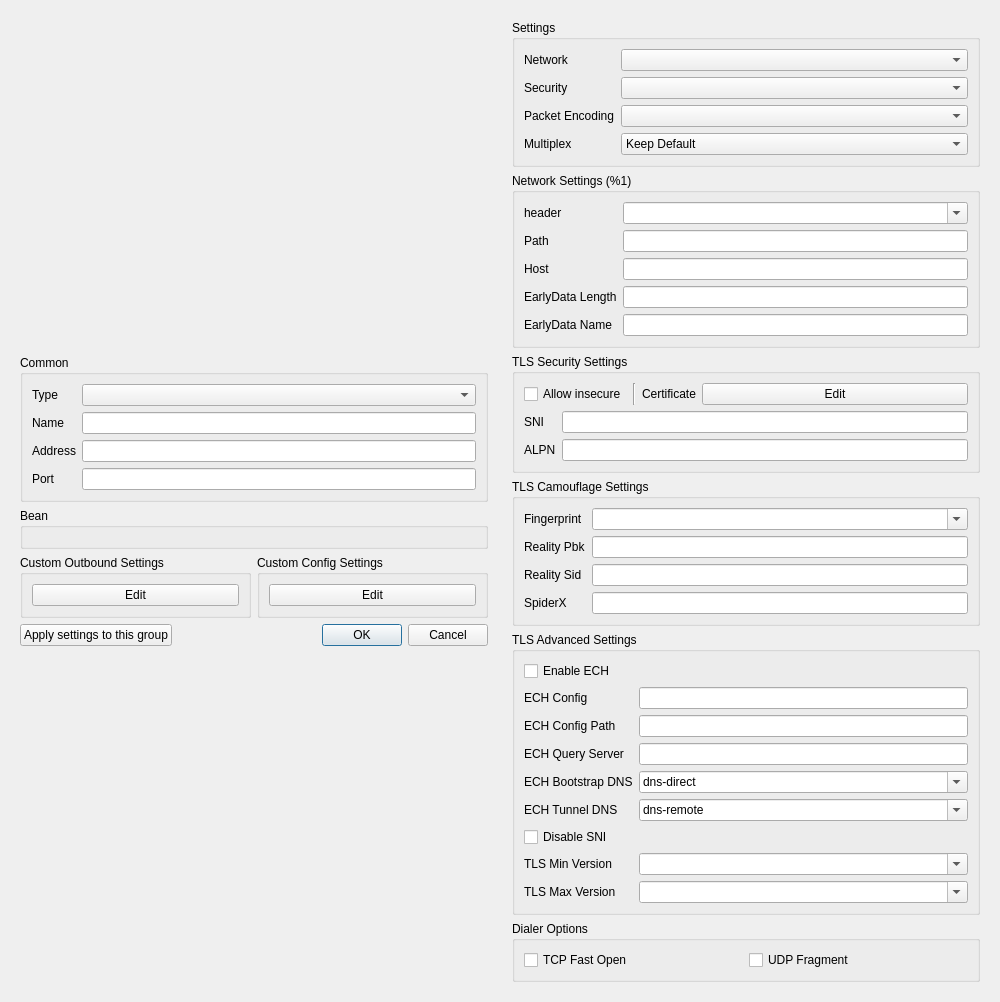
<?xml version="1.0" encoding="UTF-8"?>
<ui version="4.0">
 <class>DialogEditProfile</class>
 <widget class="QDialog" name="DialogEditProfile">
  <property name="geometry">
   <rect>
    <x>0</x>
    <y>0</y>
    <width>1000</width>
    <height>802</height>
   </rect>
  </property>
  <property name="sizePolicy">
   <sizepolicy hsizetype="Preferred" vsizetype="Preferred">
    <horstretch>0</horstretch>
    <verstretch>0</verstretch>
   </sizepolicy>
  </property>
  <property name="windowTitle">
   <string>Edit</string>
  </property>
  <layout class="QHBoxLayout" name="dialog_layout">
   <item>
    <widget class="QWidget" name="left_w" native="true">
     <property name="sizePolicy">
      <sizepolicy hsizetype="Minimum" vsizetype="Maximum">
       <horstretch>0</horstretch>
       <verstretch>0</verstretch>
      </sizepolicy>
     </property>
     <property name="minimumSize">
      <size>
       <width>400</width>
       <height>0</height>
      </size>
     </property>
     <layout class="QVBoxLayout" name="left">
      <property name="sizeConstraint">
       <enum>QLayout::SetDefaultConstraint</enum>
      </property>
      <item>
       <widget class="QGroupBox" name="groupBox">
        <property name="sizePolicy">
         <sizepolicy hsizetype="Preferred" vsizetype="Maximum">
          <horstretch>0</horstretch>
          <verstretch>0</verstretch>
         </sizepolicy>
        </property>
        <property name="title">
         <string>Common</string>
        </property>
        <layout class="QVBoxLayout" name="verticalLayout_3">
         <item>
          <layout class="QGridLayout" name="gridLayout_2">
           <item row="2" column="1">
            <widget class="MyLineEdit" name="address"/>
           </item>
           <item row="1" column="1">
            <widget class="MyLineEdit" name="name"/>
           </item>
           <item row="3" column="1">
            <widget class="QLineEdit" name="port"/>
           </item>
           <item row="0" column="0">
            <widget class="QLabel" name="type_l">
             <property name="text">
              <string>Type</string>
             </property>
            </widget>
           </item>
           <item row="3" column="0">
            <widget class="QLabel" name="port_l">
             <property name="text">
              <string>Port</string>
             </property>
            </widget>
           </item>
           <item row="2" column="0">
            <widget class="QLabel" name="address_l">
             <property name="text">
              <string>Address</string>
             </property>
            </widget>
           </item>
           <item row="1" column="0">
            <widget class="QLabel" name="label">
             <property name="text">
              <string>Name</string>
             </property>
            </widget>
           </item>
           <item row="0" column="1">
            <widget class="QComboBox" name="type"/>
           </item>
          </layout>
         </item>
        </layout>
       </widget>
      </item>
      <item>
       <widget class="QGroupBox" name="bean">
        <property name="sizePolicy">
         <sizepolicy hsizetype="Preferred" vsizetype="Maximum">
          <horstretch>0</horstretch>
          <verstretch>0</verstretch>
         </sizepolicy>
        </property>
        <property name="title">
         <string notr="true">Bean</string>
        </property>
        <layout class="QVBoxLayout" name="verticalLayout_4">
         <item>
          <widget class="QWidget" name="fake" native="true"/>
         </item>
        </layout>
       </widget>
      </item>
      <item>
       <layout class="QHBoxLayout" name="horizontalLayout_2">
        <item>
         <widget class="QGroupBox" name="custom_box">
          <property name="sizePolicy">
           <sizepolicy hsizetype="Preferred" vsizetype="Maximum">
            <horstretch>0</horstretch>
            <verstretch>0</verstretch>
           </sizepolicy>
          </property>
          <property name="title">
           <string>Custom Outbound Settings</string>
          </property>
          <layout class="QVBoxLayout" name="verticalLayout_5">
           <item>
            <widget class="QPushButton" name="custom_outbound_edit">
             <property name="text">
              <string notr="true">Edit</string>
             </property>
            </widget>
           </item>
          </layout>
         </widget>
        </item>
        <item>
         <widget class="QGroupBox" name="custom_global_box">
          <property name="title">
           <string>Custom Config Settings</string>
          </property>
          <layout class="QHBoxLayout" name="horizontalLayout_3">
           <item>
            <widget class="QPushButton" name="custom_config_edit">
             <property name="text">
              <string notr="true">Edit</string>
             </property>
            </widget>
           </item>
          </layout>
         </widget>
        </item>
       </layout>
      </item>
      <item>
       <layout class="QHBoxLayout" name="horizontalLayout_4">
        <item>
         <widget class="QPushButton" name="apply_to_group">
          <property name="text">
           <string>Apply settings to this group</string>
          </property>
         </widget>
        </item>
        <item>
         <widget class="QDialogButtonBox" name="buttonBox">
          <property name="sizePolicy">
           <sizepolicy hsizetype="Expanding" vsizetype="Fixed">
            <horstretch>0</horstretch>
            <verstretch>0</verstretch>
           </sizepolicy>
          </property>
          <property name="orientation">
           <enum>Qt::Horizontal</enum>
          </property>
          <property name="standardButtons">
           <set>QDialogButtonBox::Cancel|QDialogButtonBox::Ok</set>
          </property>
         </widget>
        </item>
       </layout>
      </item>
     </layout>
    </widget>
   </item>
   <item>
    <widget class="QWidget" name="right_all_w" native="true">
     <property name="sizePolicy">
      <sizepolicy hsizetype="Preferred" vsizetype="Maximum">
       <horstretch>0</horstretch>
       <verstretch>0</verstretch>
      </sizepolicy>
     </property>
     <property name="minimumSize">
      <size>
       <width>400</width>
       <height>0</height>
      </size>
     </property>
     <property name="toolTip">
      <string/>
     </property>
     <layout class="QVBoxLayout" name="right_layout">
      <property name="sizeConstraint">
       <enum>QLayout::SetDefaultConstraint</enum>
      </property>
      <item>
       <widget class="QGroupBox" name="stream_box">
        <property name="sizePolicy">
         <sizepolicy hsizetype="Preferred" vsizetype="Maximum">
          <horstretch>0</horstretch>
          <verstretch>0</verstretch>
         </sizepolicy>
        </property>
        <property name="title">
         <string>Settings</string>
        </property>
        <layout class="QVBoxLayout" name="verticalLayout">
         <item>
          <layout class="QGridLayout" name="_2">
           <item row="0" column="1">
            <widget class="QComboBox" name="network">
             <property name="sizePolicy">
              <sizepolicy hsizetype="Expanding" vsizetype="Fixed">
               <horstretch>0</horstretch>
               <verstretch>0</verstretch>
              </sizepolicy>
             </property>
             <item>
              <property name="text">
               <string notr="true"/>
              </property>
             </item>
             <item>
              <property name="text">
               <string notr="true">tcp</string>
              </property>
             </item>
             <item>
              <property name="text">
               <string notr="true">ws</string>
              </property>
             </item>
             <item>
              <property name="text">
               <string notr="true">httpupgrade</string>
              </property>
             </item>
             <item>
              <property name="text">
               <string notr="true">http</string>
              </property>
             </item>
             <item>
              <property name="text">
               <string notr="true">grpc</string>
              </property>
             </item>
             <item>
              <property name="text">
               <string notr="true">quic</string>
              </property>
             </item>
            </widget>
           </item>
           <item row="2" column="1">
            <widget class="QComboBox" name="packet_encoding">
             <item>
              <property name="text">
               <string notr="true"/>
              </property>
             </item>
             <item>
              <property name="text">
               <string notr="true">packetaddr</string>
              </property>
             </item>
             <item>
              <property name="text">
               <string notr="true">xudp</string>
              </property>
             </item>
            </widget>
           </item>
           <item row="0" column="0">
            <widget class="QLabel" name="network_l">
             <property name="toolTip">
              <string>The underlying transport method. It must be consistent with the server, otherwise, the connection cannot be established.</string>
             </property>
             <property name="text">
              <string>Network</string>
             </property>
            </widget>
           </item>
           <item row="1" column="1">
            <widget class="QComboBox" name="security">
             <item>
              <property name="text">
               <string notr="true"/>
              </property>
             </item>
             <item>
              <property name="text">
               <string notr="true">tls</string>
              </property>
             </item>
            </widget>
           </item>
           <item row="1" column="0">
            <widget class="QLabel" name="security_l">
             <property name="toolTip">
              <string>Transport Layer Security. It must be consistent with the server, otherwise, the connection cannot be established.</string>
             </property>
             <property name="text">
              <string>Security</string>
             </property>
            </widget>
           </item>
           <item row="2" column="0">
            <widget class="QLabel" name="packet_encoding_l">
             <property name="toolTip">
              <string>UDP FullCone Packet encoding for implementing features such as UDP FullCone. Server support is required, if the wrong selection is made, the connection cannot be made. Please leave it blank.</string>
             </property>
             <property name="text">
              <string>Packet Encoding</string>
             </property>
            </widget>
           </item>
           <item row="3" column="0">
            <widget class="QLabel" name="multiplex_l">
             <property name="toolTip">
              <string>Server support is required</string>
             </property>
             <property name="text">
              <string>Multiplex</string>
             </property>
            </widget>
           </item>
           <item row="3" column="1">
            <widget class="QComboBox" name="multiplex">
             <item>
              <property name="text">
               <string>Keep Default</string>
              </property>
             </item>
             <item>
              <property name="text">
               <string>On</string>
              </property>
             </item>
             <item>
              <property name="text">
               <string>Off</string>
              </property>
             </item>
            </widget>
           </item>
          </layout>
         </item>
        </layout>
       </widget>
      </item>
      <item>
       <widget class="QGroupBox" name="network_box">
        <property name="sizePolicy">
         <sizepolicy hsizetype="Preferred" vsizetype="Maximum">
          <horstretch>0</horstretch>
          <verstretch>0</verstretch>
         </sizepolicy>
        </property>
        <property name="title">
         <string>Network Settings (%1)</string>
        </property>
        <layout class="QGridLayout" name="gridLayout">
         <item row="1" column="0">
          <widget class="QLabel" name="path_l">
           <property name="toolTip">
            <string notr="true">http path (ws/http/伪装http)
serviceName (gRPC)
key (QUIC)</string>
           </property>
           <property name="text">
            <string notr="true">Path</string>
           </property>
          </widget>
         </item>
         <item row="2" column="1">
          <widget class="MyLineEdit" name="host"/>
         </item>
         <item row="2" column="0">
          <widget class="QLabel" name="host_l">
           <property name="toolTip">
            <string notr="true">http host (ws/http/伪装http)
security (QUIC)</string>
           </property>
           <property name="text">
            <string notr="true">Host</string>
           </property>
          </widget>
         </item>
         <item row="0" column="0">
          <widget class="QLabel" name="header_type_l">
           <property name="sizePolicy">
            <sizepolicy hsizetype="Maximum" vsizetype="Preferred">
             <horstretch>0</horstretch>
             <verstretch>0</verstretch>
            </sizepolicy>
           </property>
           <property name="toolTip">
            <string notr="true">伪装头部类型 (tcp/quic)</string>
           </property>
           <property name="text">
            <string notr="true">header</string>
           </property>
          </widget>
         </item>
         <item row="1" column="1">
          <widget class="MyLineEdit" name="path"/>
         </item>
         <item row="0" column="1">
          <widget class="QComboBox" name="header_type">
           <property name="sizePolicy">
            <sizepolicy hsizetype="Minimum" vsizetype="Fixed">
             <horstretch>0</horstretch>
             <verstretch>0</verstretch>
            </sizepolicy>
           </property>
           <property name="editable">
            <bool>true</bool>
           </property>
           <item>
            <property name="text">
             <string notr="true"/>
            </property>
           </item>
           <item>
            <property name="text">
             <string notr="true">http</string>
            </property>
           </item>
          </widget>
         </item>
         <item row="3" column="1">
          <widget class="MyLineEdit" name="ws_early_data_length"/>
         </item>
         <item row="3" column="0">
          <widget class="QLabel" name="ws_early_data_length_l">
           <property name="text">
            <string notr="true">EarlyData Length</string>
           </property>
          </widget>
         </item>
         <item row="4" column="1">
          <widget class="MyLineEdit" name="ws_early_data_name"/>
         </item>
         <item row="4" column="0">
          <widget class="QLabel" name="ws_early_data_name_l">
           <property name="text">
            <string notr="true">EarlyData Name</string>
           </property>
          </widget>
         </item>
        </layout>
       </widget>
      </item>
      <item>
       <widget class="QGroupBox" name="security_box">
        <property name="sizePolicy">
         <sizepolicy hsizetype="Preferred" vsizetype="Maximum">
          <horstretch>0</horstretch>
          <verstretch>0</verstretch>
         </sizepolicy>
        </property>
        <property name="title">
         <string>TLS Security Settings</string>
        </property>
        <layout class="QVBoxLayout" name="verticalLayout_2">
         <item>
          <layout class="QHBoxLayout" name="horizontalLayout">
           <item>
            <widget class="QCheckBox" name="insecure">
             <property name="sizePolicy">
              <sizepolicy hsizetype="Maximum" vsizetype="Fixed">
               <horstretch>0</horstretch>
               <verstretch>0</verstretch>
              </sizepolicy>
             </property>
             <property name="toolTip">
              <string>When enabled, V2Ray will not check the validity of the TLS certificate provided by the remote host (the security is equivalent to plaintext)</string>
             </property>
             <property name="text">
              <string>Allow insecure</string>
             </property>
            </widget>
           </item>
           <item>
            <widget class="Line" name="line">
             <property name="orientation">
              <enum>Qt::Vertical</enum>
             </property>
            </widget>
           </item>
           <item>
            <widget class="QLabel" name="label_6">
             <property name="sizePolicy">
              <sizepolicy hsizetype="Maximum" vsizetype="Preferred">
               <horstretch>0</horstretch>
               <verstretch>0</verstretch>
              </sizepolicy>
             </property>
             <property name="toolTip">
              <string notr="true"/>
             </property>
             <property name="text">
              <string>Certificate</string>
             </property>
            </widget>
           </item>
           <item>
            <widget class="QPushButton" name="certificate_edit">
             <property name="text">
              <string notr="true">Edit</string>
             </property>
            </widget>
           </item>
          </layout>
         </item>
         <item>
          <layout class="QGridLayout" name="_3">
           <item row="0" column="1">
            <widget class="MyLineEdit" name="sni"/>
           </item>
           <item row="0" column="0">
            <widget class="QLabel" name="label_5">
             <property name="toolTip">
              <string>Server name indication, clear text.</string>
             </property>
             <property name="text">
              <string notr="true">SNI</string>
             </property>
            </widget>
           </item>
           <item row="1" column="0">
            <widget class="QLabel" name="label_8">
             <property name="toolTip">
              <string>Application layer protocol negotiation, clear text. Please separate them with commas.</string>
             </property>
             <property name="text">
              <string notr="true">ALPN</string>
             </property>
            </widget>
           </item>
           <item row="1" column="1">
            <widget class="MyLineEdit" name="alpn"/>
           </item>
          </layout>
         </item>
        </layout>
       </widget>
      </item>
      <item>
       <widget class="QGroupBox" name="tls_camouflage_box">
        <property name="title">
         <string>TLS Camouflage Settings</string>
        </property>
        <layout class="QGridLayout" name="gridLayout_3">
         <item row="0" column="1">
          <widget class="QComboBox" name="utlsFingerprint">
           <property name="editable">
            <bool>true</bool>
           </property>
          </widget>
         </item>
         <item row="0" column="0">
          <widget class="QLabel" name="label_2">
           <property name="sizePolicy">
            <sizepolicy hsizetype="Maximum" vsizetype="Preferred">
             <horstretch>0</horstretch>
             <verstretch>0</verstretch>
            </sizepolicy>
           </property>
           <property name="text">
            <string notr="true">Fingerprint</string>
           </property>
          </widget>
         </item>
         <item row="1" column="0">
          <widget class="QLabel" name="reality_pbk_l">
           <property name="toolTip">
            <string>Reality public key. If not empty, turn TLS into REALITY.</string>
           </property>
           <property name="text">
            <string notr="true">Reality Pbk</string>
           </property>
          </widget>
         </item>
         <item row="2" column="0">
          <widget class="QLabel" name="reality_sid_l">
           <property name="toolTip">
            <string>Reality short id. Accept only one value.</string>
           </property>
           <property name="text">
            <string notr="true">Reality Sid</string>
           </property>
          </widget>
         </item>
         <item row="2" column="1">
          <widget class="MyLineEdit" name="reality_sid"/>
         </item>
         <item row="1" column="1">
          <widget class="MyLineEdit" name="reality_pbk"/>
         </item>
         <item row="3" column="0">
          <widget class="QLabel" name="reality_spx_l">
           <property name="toolTip">
            <string notr="true"/>
           </property>
           <property name="text">
            <string notr="true">SpiderX</string>
           </property>
          </widget>
         </item>
         <item row="3" column="1">
          <widget class="MyLineEdit" name="reality_spx"/>
         </item>
        </layout>
       </widget>
      </item>
      <item>
       <widget class="QGroupBox" name="tls_advanced_box">
        <property name="title">
         <string>TLS Advanced Settings</string>
        </property>
        <layout class="QGridLayout" name="gridLayout_4">
         <item row="0" column="0">
          <widget class="QCheckBox" name="ech_enabled">
           <property name="toolTip">
            <string>Enable Encrypted Client Hello (ECH) for enhanced privacy</string>
           </property>
           <property name="text">
            <string>Enable ECH</string>
           </property>
          </widget>
         </item>
         <item row="1" column="0">
          <widget class="QLabel" name="ech_config_l">
           <property name="toolTip">
            <string>Static ECH configuration (base64 encoded)</string>
           </property>
           <property name="text">
            <string>ECH Config</string>
           </property>
          </widget>
         </item>
         <item row="1" column="1">
          <widget class="MyLineEdit" name="ech_config"/>
         </item>
         <item row="2" column="0">
          <widget class="QLabel" name="ech_config_path_l">
           <property name="toolTip">
            <string>Path to ECH configuration file</string>
           </property>
           <property name="text">
            <string>ECH Config Path</string>
           </property>
          </widget>
         </item>
         <item row="2" column="1">
          <widget class="MyLineEdit" name="ech_config_path"/>
         </item>
         <item row="3" column="0">
          <widget class="QLabel" name="ech_query_server_name_l">
           <property name="toolTip">
            <string>Server name for dynamic ECH query (leave empty to use SNI)</string>
           </property>
           <property name="text">
            <string>ECH Query Server</string>
           </property>
          </widget>
         </item>
         <item row="3" column="1">
          <widget class="MyLineEdit" name="ech_query_server_name"/>
         </item>
         <item row="4" column="0">
          <widget class="QLabel" name="ech_bootstrap_resolver_l">
           <property name="toolTip">
            <string>DNS resolver for initial ECH query (default: dns-direct)</string>
           </property>
           <property name="text">
            <string>ECH Bootstrap DNS</string>
           </property>
          </widget>
         </item>
         <item row="4" column="1">
          <widget class="QComboBox" name="ech_bootstrap_resolver">
           <property name="editable">
            <bool>true</bool>
           </property>
           <item>
            <property name="text">
             <string notr="true">dns-direct</string>
            </property>
           </item>
           <item>
            <property name="text">
             <string notr="true">dns-remote</string>
            </property>
           </item>
          </widget>
         </item>
         <item row="5" column="0">
          <widget class="QLabel" name="ech_tunnel_resolver_l">
           <property name="toolTip">
            <string>DNS resolver for ECH TTL refresh (default: dns-remote)</string>
           </property>
           <property name="text">
            <string>ECH Tunnel DNS</string>
           </property>
          </widget>
         </item>
         <item row="5" column="1">
          <widget class="QComboBox" name="ech_tunnel_resolver">
           <property name="editable">
            <bool>true</bool>
           </property>
           <item>
            <property name="text">
             <string notr="true">dns-remote</string>
            </property>
           </item>
           <item>
            <property name="text">
             <string notr="true">dns-direct</string>
            </property>
           </item>
          </widget>
         </item>
         <item row="6" column="0">
          <widget class="QCheckBox" name="disable_sni">
           <property name="toolTip">
            <string>Disable SNI in TLS handshake</string>
           </property>
           <property name="text">
            <string>Disable SNI</string>
           </property>
          </widget>
         </item>
         <item row="7" column="0">
          <widget class="QLabel" name="tls_min_version_l">
           <property name="toolTip">
            <string>Minimum TLS version</string>
           </property>
           <property name="text">
            <string>TLS Min Version</string>
           </property>
          </widget>
         </item>
         <item row="7" column="1">
          <widget class="QComboBox" name="tls_min_version">
           <property name="editable">
            <bool>true</bool>
           </property>
           <item>
            <property name="text">
             <string notr="true"></string>
            </property>
           </item>
           <item>
            <property name="text">
             <string notr="true">1.0</string>
            </property>
           </item>
           <item>
            <property name="text">
             <string notr="true">1.1</string>
            </property>
           </item>
           <item>
            <property name="text">
             <string notr="true">1.2</string>
            </property>
           </item>
           <item>
            <property name="text">
             <string notr="true">1.3</string>
            </property>
           </item>
          </widget>
         </item>
         <item row="8" column="0">
          <widget class="QLabel" name="tls_max_version_l">
           <property name="toolTip">
            <string>Maximum TLS version</string>
           </property>
           <property name="text">
            <string>TLS Max Version</string>
           </property>
          </widget>
         </item>
         <item row="8" column="1">
          <widget class="QComboBox" name="tls_max_version">
           <property name="editable">
            <bool>true</bool>
           </property>
           <item>
            <property name="text">
             <string notr="true"></string>
            </property>
           </item>
           <item>
            <property name="text">
             <string notr="true">1.0</string>
            </property>
           </item>
           <item>
            <property name="text">
             <string notr="true">1.1</string>
            </property>
           </item>
           <item>
            <property name="text">
             <string notr="true">1.2</string>
            </property>
           </item>
           <item>
            <property name="text">
             <string notr="true">1.3</string>
            </property>
           </item>
          </widget>
         </item>
        </layout>
       </widget>
      </item>
      <item>
       <widget class="QGroupBox" name="dialer_options_box">
        <property name="title">
         <string>Dialer Options</string>
        </property>
        <layout class="QHBoxLayout" name="horizontalLayout_5">
         <item>
          <widget class="QCheckBox" name="tcp_fast_open">
           <property name="toolTip">
            <string>Enable TCP Fast Open to reduce latency</string>
           </property>
           <property name="text">
            <string>TCP Fast Open</string>
           </property>
          </widget>
         </item>
         <item>
          <widget class="QCheckBox" name="udp_fragment">
           <property name="toolTip">
            <string>Enable UDP fragmentation for compatibility</string>
           </property>
           <property name="text">
            <string>UDP Fragment</string>
           </property>
          </widget>
         </item>
        </layout>
       </widget>
      </item>
     </layout>
    </widget>
   </item>
  </layout>
 </widget>
 <customwidgets>
  <customwidget>
   <class>MyLineEdit</class>
   <extends>QLineEdit</extends>
   <header>ui/widget/MyLineEdit.h</header>
  </customwidget>
 </customwidgets>
 <tabstops>
  <tabstop>type</tabstop>
  <tabstop>name</tabstop>
  <tabstop>address</tabstop>
  <tabstop>port</tabstop>
  <tabstop>custom_outbound_edit</tabstop>
  <tabstop>custom_config_edit</tabstop>
  <tabstop>apply_to_group</tabstop>
  <tabstop>network</tabstop>
  <tabstop>security</tabstop>
  <tabstop>packet_encoding</tabstop>
  <tabstop>multiplex</tabstop>
  <tabstop>header_type</tabstop>
  <tabstop>path</tabstop>
  <tabstop>host</tabstop>
  <tabstop>ws_early_data_length</tabstop>
  <tabstop>ws_early_data_name</tabstop>
  <tabstop>insecure</tabstop>
  <tabstop>certificate_edit</tabstop>
  <tabstop>sni</tabstop>
  <tabstop>alpn</tabstop>
  <tabstop>utlsFingerprint</tabstop>
  <tabstop>reality_pbk</tabstop>
  <tabstop>reality_sid</tabstop>
  <tabstop>ech_enabled</tabstop>
  <tabstop>ech_config</tabstop>
  <tabstop>ech_config_path</tabstop>
  <tabstop>ech_query_server_name</tabstop>
  <tabstop>ech_bootstrap_resolver</tabstop>
  <tabstop>ech_tunnel_resolver</tabstop>
  <tabstop>disable_sni</tabstop>
  <tabstop>tls_min_version</tabstop>
  <tabstop>tls_max_version</tabstop>
  <tabstop>tcp_fast_open</tabstop>
  <tabstop>udp_fragment</tabstop>
 </tabstops>
 <resources/>
 <connections>
  <connection>
   <sender>buttonBox</sender>
   <signal>accepted()</signal>
   <receiver>DialogEditProfile</receiver>
   <slot>accept()</slot>
   <hints>
    <hint type="sourcelabel">
     <x>151</x>
     <y>500</y>
    </hint>
    <hint type="destinationlabel">
     <x>299</x>
     <y>299</y>
    </hint>
   </hints>
  </connection>
  <connection>
   <sender>buttonBox</sender>
   <signal>rejected()</signal>
   <receiver>DialogEditProfile</receiver>
   <slot>reject()</slot>
   <hints>
    <hint type="sourcelabel">
     <x>151</x>
     <y>500</y>
    </hint>
    <hint type="destinationlabel">
     <x>299</x>
     <y>299</y>
    </hint>
   </hints>
  </connection>
 </connections>
</ui>
